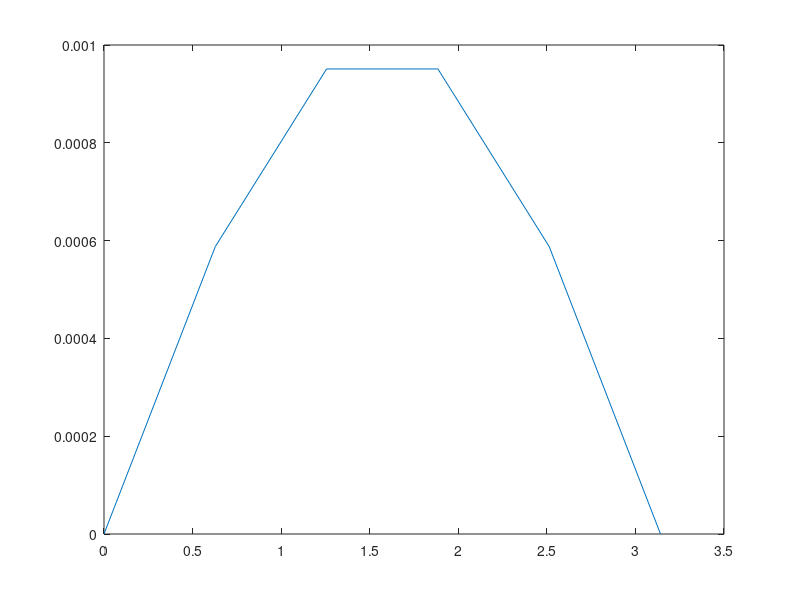

Source code (MATLAB):
%test imperfection
clear all;
%syms t0 x L 

%Idea is to plot the deformed shape of specimen so that it can be fet into
%oofem
nEl = 5;
t0 = 0.001;

%First calculate the length in x-direction using suggestion from chatgpt
L_target = pi;  % Target arc length

% Define the integrand for the arc length
integrand = @(x) sqrt(1 + (t0^2) * (cos(x).^2));

% Define the function to find the difference
arc_length_diff = @(b) integral(integrand, 0, b) - L_target;

% Use fzero to find the root, with an initial guess
b_initial_guess = 2;  % You can adjust this guess
b_value = fzero(arc_length_diff, b_initial_guess);


t = 0:L_target/nEl:L_target;
y = t0*sin(t);
x=t/(L_target/b_value);

outputFile = fopen('output.dat','w');
plot(x,y,'-');
formatSpec = 'node %d coords 3 %f %f 0.\n';
for i=1:nEl+1
    fprintf(outputFile,formatSpec, i, x(i), y(i));
end
